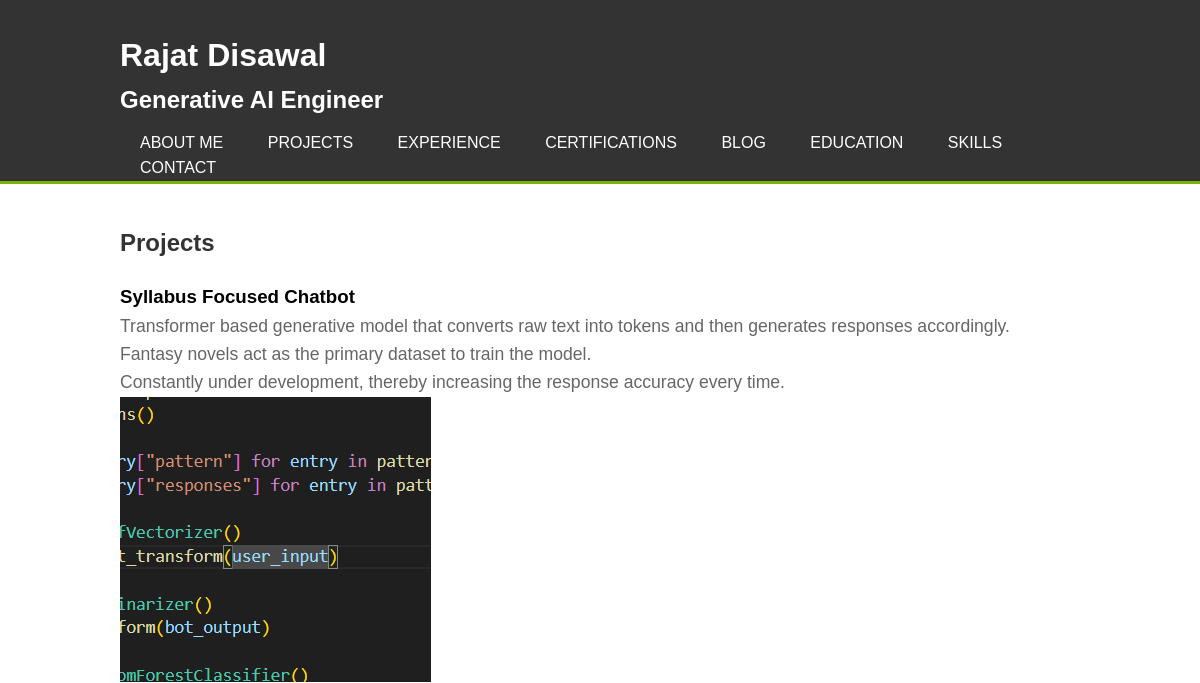
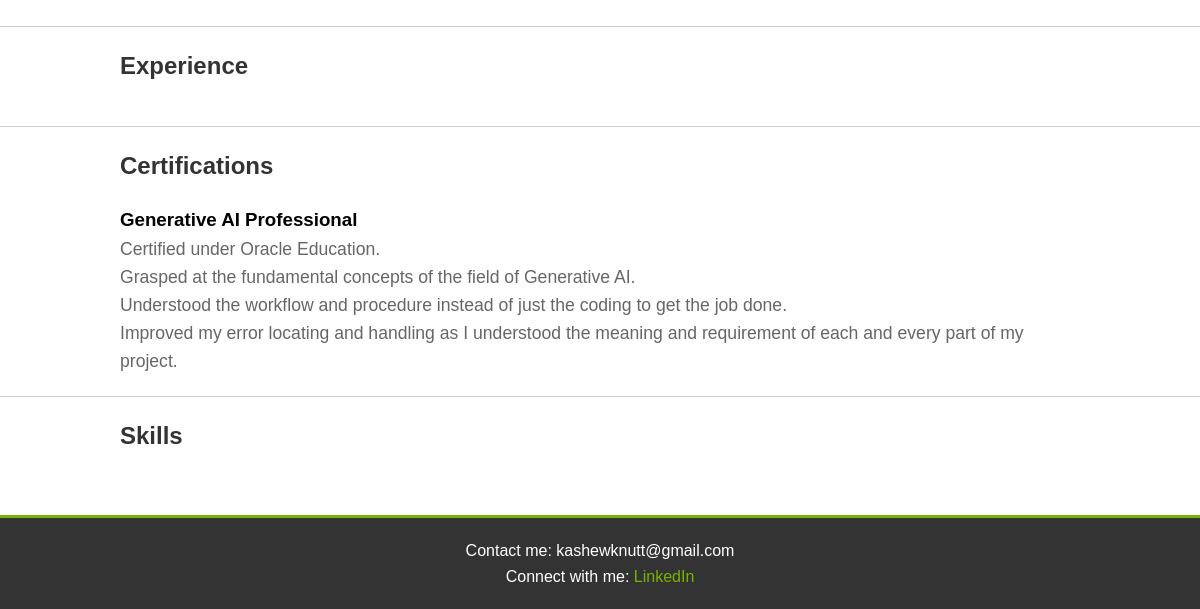
Before: / with the older database file (2 pictures, top to bottom).
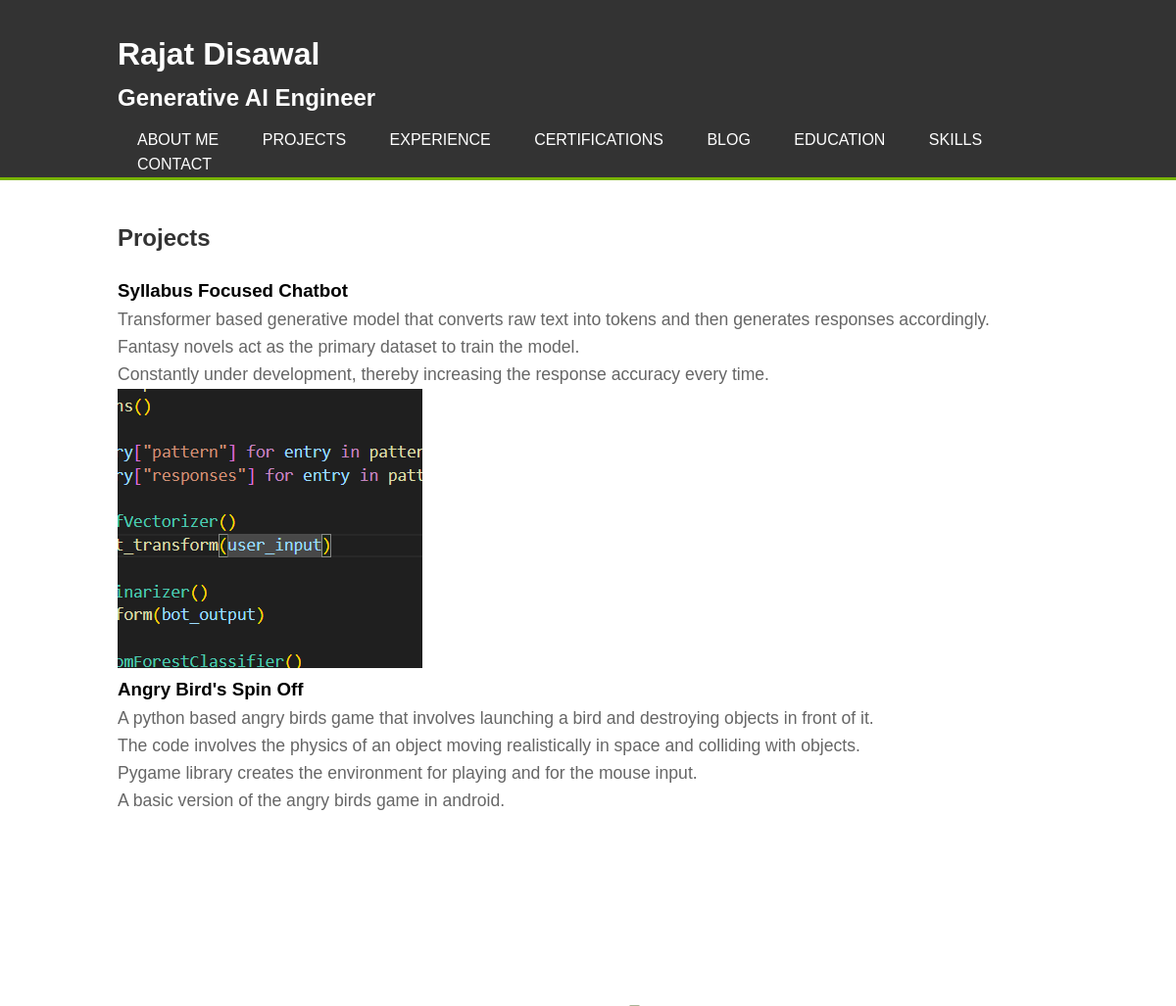
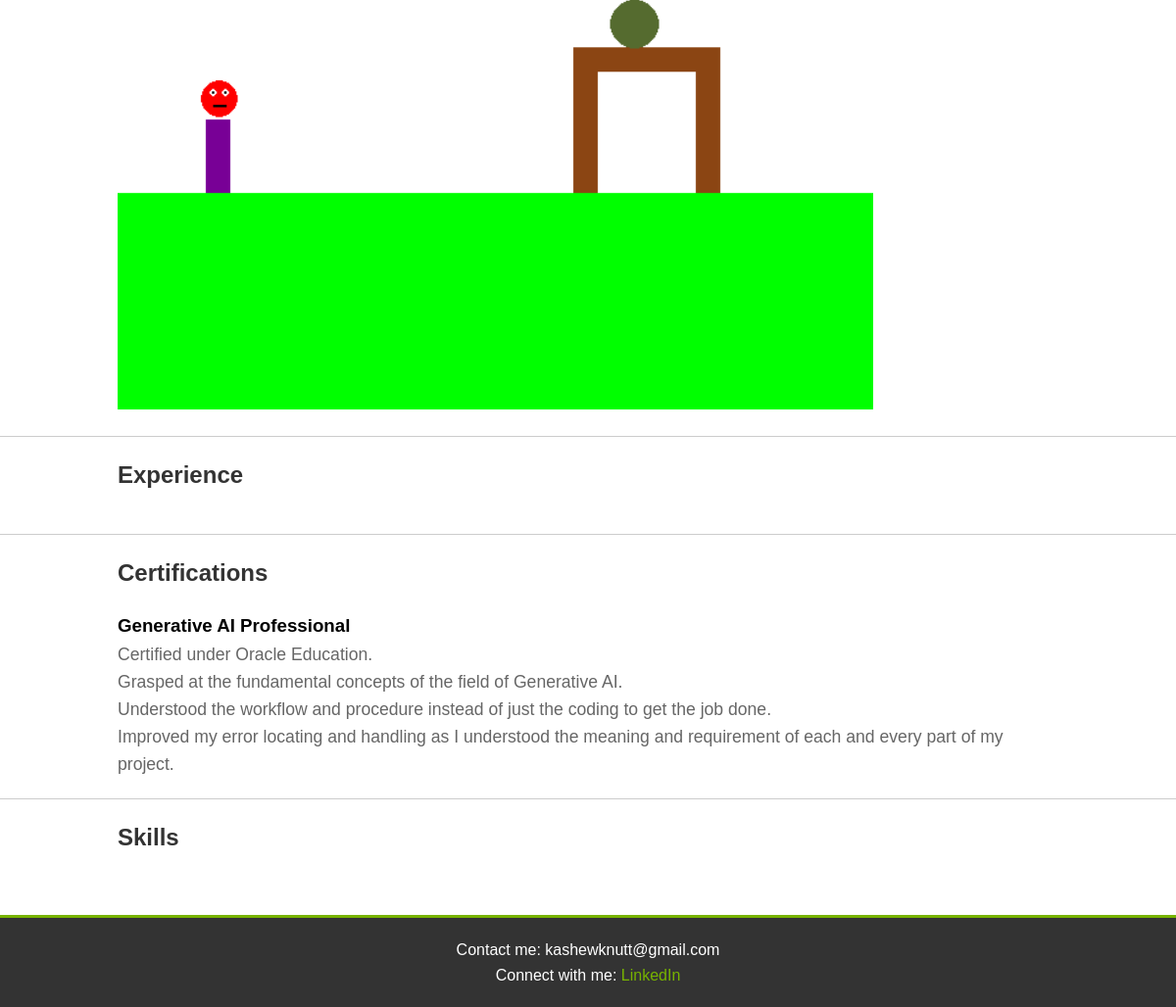
After: the same page with the newer database file (2 pictures, top to bottom).
### portfolio_app/models.py (models this page shows, shortened)
class Project(models.Model):
    title = models.CharField(max_length=100)
    description = models.TextField()
    image = models.ImageField(upload_to='images/')

class Certification(models.Model):
    title = models.CharField(max_length=100)
    description = models.TextField()

### portfolio_app/views.py (the view)
# urls.py: 2. Add a URL to urlpatterns:  path('', views.home, name='home')
def home(request):
    projects = Project.objects.all()
    experiences = Experience.objects.all()
    certifications = Certification.objects.all()
    educations = Education.objects.all()
    return render(request, 'home.html', {'projects': projects, 'experiences': experiences, 'certifications': certifications, 'educations': educations})

### portfolio_app/templates/home.html (shortened to what this page needs)
{% load static %}
<!DOCTYPE html>
<html lang="en">
<head>
    <link rel="stylesheet" href="{% static 'css/styles.css' %}">
</head>
<body>
    <header id="header">
        <div class="container">
            <h1>Rajat Disawal</h1>
            <h2>Generative AI Engineer</h2>
            <nav>
                <ul>
                    <li><a href="#about">About Me</a></li>
                    <li><a href="#projects">Projects</a></li>
                    <li><a href="#experience">Experience</a></li>
                    <li><a href="#certifications">Certifications</a></li>
                    <li><a href="{% url 'blog' %}">Blog</a></li>
                    <li><a href="#education">Education</a></li>
                    <li><a href="#skills">Skills</a></li>
                    <li><a href="#contact">Contact</a></li>
                </ul>
            </nav>
        </div>
    </header>
    <main>
        <section id="projects">
            <div class="container">
                <h2>Projects</h2>
                <div class="slider">
                    {% for project in projects %}
                    <div class="slide">
                        <h3>{{ project.title }}</h3>
                        <p>{{ project.description|linebreaks }}</p>
                        <img src="{{ project.image.url }}" alt="{{ project.title }}" class="project-image">
                    </div>
                    {% endfor %}
                </div>
            </div>
        </section>
        <section id="experience">
            <div class="container">
                <h2>Experience</h2>
            </div>
        </section>
        <section id="certifications">
            <div class="container">
                <h2>Certifications</h2>
                <div class="slider">
                    {% for certification in certifications %}
                    <div class="slide">
                        <h3>{{ certification.title }}</h3>
                        <ul class="description">
                            {% for bullet in certification.description.splitlines %}
                            <li>{{ bullet }}</li>
                            {% endfor %}
                        </ul>
                    </div>
                    {% endfor %}
                </div>
            </div>
        </section>
        <section id="skills">
            <div class="container">
                <h2>Skills</h2>
            </div>
        </section>
    </main>
    <footer>
        <div class="container">
            <p>Contact me: kashewknutt@gmail.com</p>
            <p>Connect with me: <a href="https://www.linkedin.com/in/rajat-disawal-b1a805215/">LinkedIn</a></p>
        </div>
    </footer>
</body>
</html>

Changed rows visible on the page:
added Project: title "Angry Bird's Spin Off", description "A python based angry birds game that involves launching a bird and destroying objects in front of it. The code involves the physics of an object moving realistically in space and colliding with objects. Pygame library creates the environment for playing and for the mouse input. A basic version of the angry birds game in android.", image (picture)
